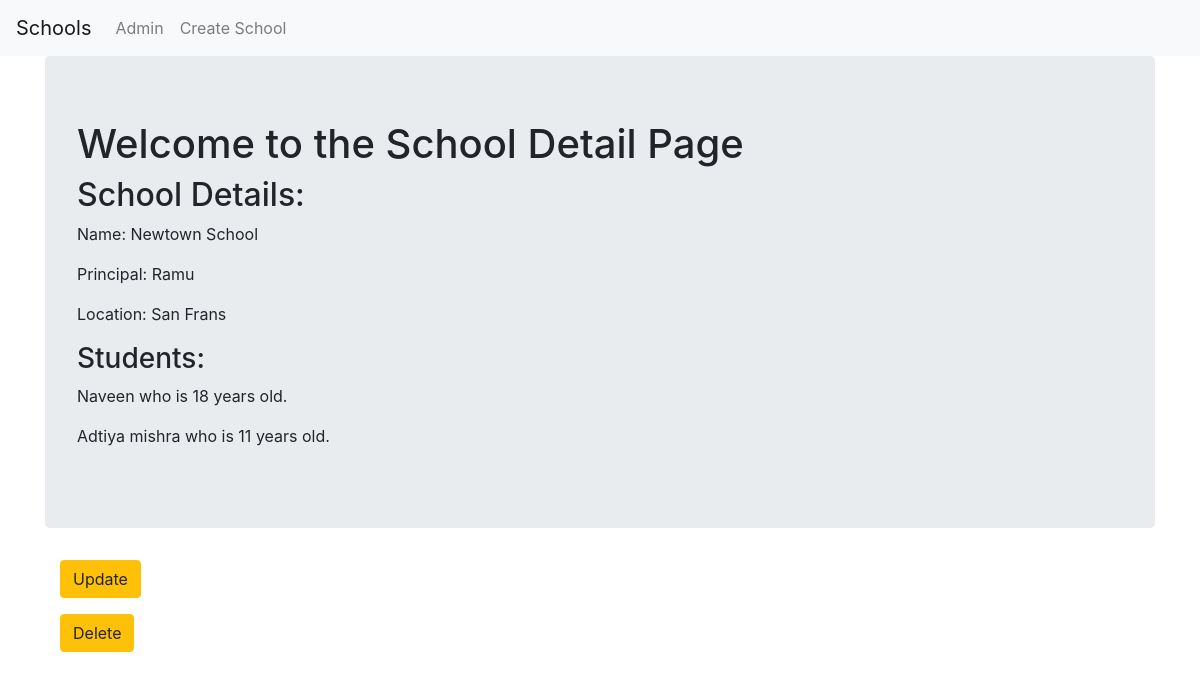
Page /basic_app/2/ on the committed database.
### basic_app/models.py (models this page shows, shortened)
class School(models.Model):
    name = models.CharField(max_length=256)
    principal = models.CharField(max_length=256)
    location = models.CharField(max_length=256)

class Student(models.Model):
    name = models.CharField(max_length=256)
    age = models.PositiveIntegerField()
    school = models.ForeignKey(School,related_name='students',on_delete=models.CASCADE)

### basic_app/views.py (the view)
# urls.py: path('<int:pk>/',views.SchoolDetailView.as_view(),name='detail'),
class SchoolDetailView(DetailView):
    context_object_name = 'school_details'
    model = models.School
    template_name = 'basic_app/school_detail.html'

### basic_app/templates/basic_app/school_detail.html
{% extends "basic_app/basic_app_base.html" %}
{% block body_block %}
  <div class="jumbotron">
    <h1>Welcome to the School Detail Page</h1>
    <h2>School Details:</h2>
    <p>Name: {{school_details.name}}</p>
    <p>Principal: {{school_details.principal}}</p>
    <p>Location: {{school_details.location}}</p>
    <h3>Students:</h3>
      {% for student in school_details.students.all %}
        <p>{{student.name}} who is {{student.age}} years old.</p>
      {% endfor %}
  </div>
  <div class="container">
    <p><a class='btn btn-warning' href="{% url 'basic_app:update' pk=school_details.pk %}">Update</a></p>
  </div>
  <div class="container">
    <p><a class='btn btn-warning' href="{% url 'basic_app:delete' pk=school_details.pk %}">Delete</a></p>
  </div>
{% endblock %}

### rows in the picture
School: name "Newtown School", principal "Ramu", location "San Frans"
Student: name "Naveen", age "18"
Student: name "Adtiya mishra", age "11"
